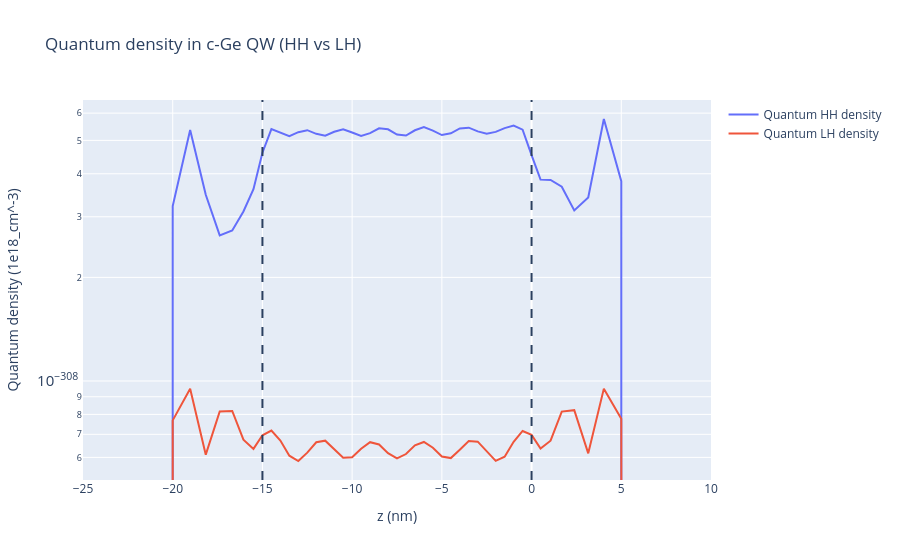

The notebook cell saved with this chart:
### Markdown cell above
Quantum hole density

### Code cell
z_hh, rho_hh = df_qhh.iloc[:, 0], df_qhh.iloc[:, 1]
z_lh, rho_lh = df_qlh.iloc[:, 0], df_qlh.iloc[:, 1]

# Plot
fig = go.Figure()
fig.add_trace(go.Scatter(x=z_hh, y=rho_hh, mode="lines", name="Quantum HH density"))
fig.add_trace(go.Scatter(x=z_lh, y=rho_lh, mode="lines", name="Quantum LH density"))

fig.update_layout(
    title="Quantum density in c-Ge QW (HH vs LH)",
    xaxis_title="z (nm)",
    yaxis_title="Quantum density (1e18_cm^-3)",
    hovermode="x unified",
)

fig.update_yaxes(type="log")
fig.update_xaxes(range=[-25, 10])

# QW boundaries
fig.add_vline(x=-15, line_dash="dash")
fig.add_vline(x=0, line_dash="dash")

fig.show()

### Figure 1 — Plotly figure (JSON) as saved in the notebook; plotly's stock layout.template omitted (floating-point values rounded to 4 significant figures; data arrays with more than 128 entries replaced by an {"elided": "..."} marker saying what was removed)
{"data": [{"mode": "lines", "name": "Quantum HH density", "type": "scatter", "x": {"elided": "595 float values"}, "y": {"elided": "595 float values"}}, {"mode": "lines", "name": "Quantum LH density", "type": "scatter", "x": {"elided": "595 float values"}, "y": {"elided": "595 float values"}}], "layout": {"hovermode": "x unified", "shapes": [{"line": {"dash": "dash"}, "type": "line", "x0": -15, "x1": -15, "xref": "x", "y0": 0, "y1": 1, "yref": "y domain"}, {"line": {"dash": "dash"}, "type": "line", "x0": 0, "x1": 0, "xref": "x", "y0": 0, "y1": 1, "yref": "y domain"}], "title": {"text": "Quantum density in c-Ge QW (HH vs LH)"}, "xaxis": {"range": [-25, 10], "title": {"text": "z (nm)"}}, "yaxis": {"title": {"text": "Quantum density (1e18_cm^-3)"}, "type": "log"}}}
